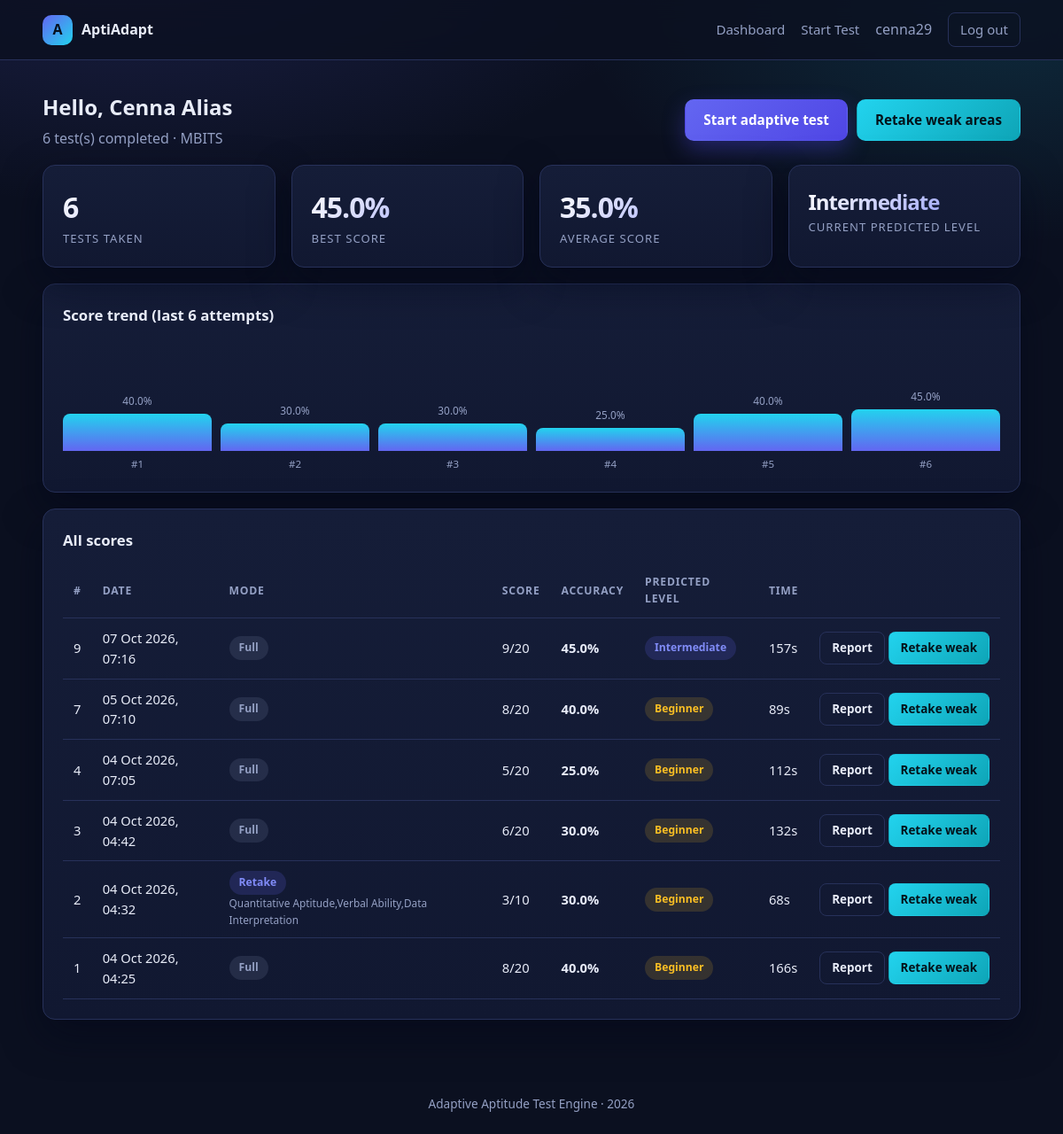
Before: /dashboard (signed in) with the older database file.
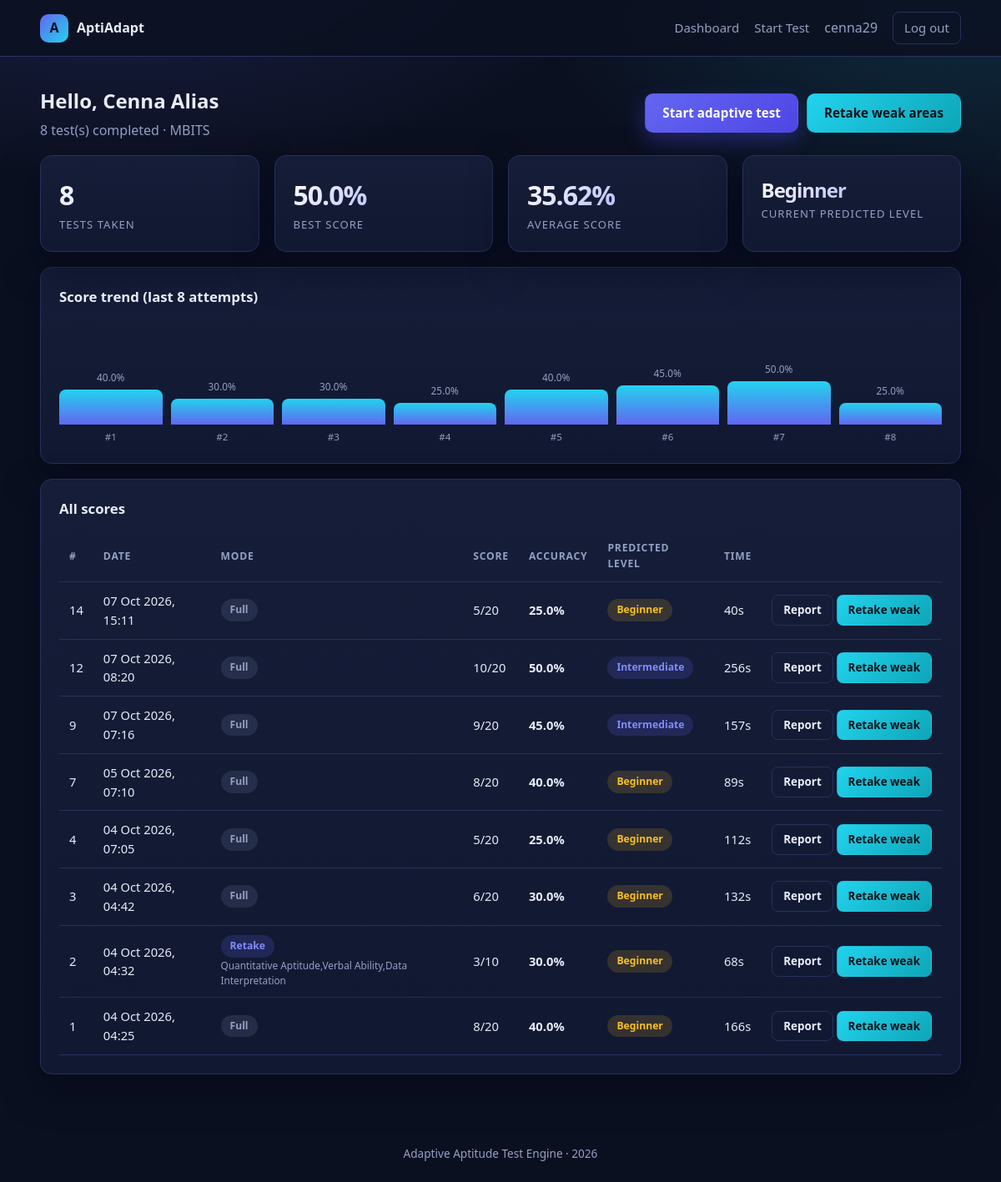
After: the same page with the newer database file.
### models.py (models this page shows, shortened)
class User(db.Model):
    __tablename__ = "users"
    id = db.Column(db.Integer, primary_key=True)
    username = db.Column(db.String(64), unique=True, nullable=False)
    email = db.Column(db.String(120), unique=True, nullable=False)
    full_name = db.Column(db.String(120))
    college = db.Column(db.String(160))
    password_hash = db.Column(db.String(255), nullable=False)
    is_admin = db.Column(db.Boolean, default=False, nullable=False)
    created_at = db.Column(db.DateTime, default=datetime.utcnow)
    attempts = db.relationship("TestAttempt", backref="user", lazy=True,
                               cascade="all, delete-orphan")
    @property
    def completed_attempts(self):
        return [a for a in self.attempts if a.completed]
    @property
    def best_score(self):
        return max((a.percentage for a in self.completed_attempts), default=0.0)
    @property
    def avg_score(self):
        done = self.completed_attempts
        return round(sum(a.percentage for a in done) / len(done), 2) if done else 0.0

class TestAttempt(db.Model):
    __tablename__ = "test_attempts"
    id = db.Column(db.Integer, primary_key=True)
    user_id = db.Column(db.Integer, db.ForeignKey("users.id"), nullable=False, index=True)
    mode = db.Column(db.String(20), default="full")        # full | retake
    focus_topics = db.Column(db.String(255))               # comma separated, retake mode
    total_questions = db.Column(db.Integer, default=0)
    correct_answers = db.Column(db.Integer, default=0)
    percentage = db.Column(db.Float, default=0.0)
    predicted_level = db.Column(db.String(20))
    level_confidence = db.Column(db.Float)
    time_taken = db.Column(db.Integer, default=0)          # seconds
    completed = db.Column(db.Boolean, default=False)
    started_at = db.Column(db.DateTime, default=india_time)
    finished_at = db.Column(db.DateTime)
    answers = db.relationship("Answer", backref="attempt", lazy=True,
                              cascade="all, delete-orphan", order_by="Answer.sequence")
    def topic_breakdown(self):
        stats = {}
        for a in self.answers:
            s = stats.setdefault(a.topic, {"total": 0, "correct": 0})
            s["total"] += 1
            s["correct"] += 1 if a.is_correct else 0
        for s in stats.values():
            s["accuracy"] = round(s["correct"] * 100 / s["total"], 2) if s["total"] else 0.0
        return stats
    def weak_topics(self, threshold=60.0):
        return [t for t, s in self.topic_breakdown().items() if s["accuracy"] < threshold]

### app.py (the view)
@app.route("/dashboard")
@login_required
def dashboard():
    u = current_user()
    if u.is_admin:
        return redirect(url_for("admin_dashboard"))
    attempts = sorted(u.completed_attempts, key=lambda a: a.finished_at or a.started_at, reverse=True)
    topic_totals = aggregate_topics(attempts)
    weak = sorted([t for t, d in topic_totals.items()
                   if d["accuracy"] < app.config["WEAK_TOPIC_THRESHOLD"]],
                  key=lambda t: topic_totals[t]["accuracy"])
    trend = [{"label": f"#{i + 1}", "value": a.percentage}
             for i, a in enumerate(reversed(attempts))][-10:]
    return render_template("dashboard.html", attempts=attempts, topic_totals=topic_totals,
                           weak=weak, trend=trend, latest=attempts[0] if attempts else None)

### app.py (called while the page is built)
def india_time():
    return datetime.now(ZoneInfo("Asia/Kolkata")).replace(tzinfo=None)

def current_user():
    uid = session.get("user_id")
    return db.session.get(User, uid) if uid else None

def login_required(view):
    @wraps(view)
    def wrapper(*a, **kw):
        if not current_user():
            flash("Please log in to continue.", "warning")
            return redirect(url_for("login"))
        return view(*a, **kw)
    return wrapper

def aggregate_topics(attempts):
    totals = {}
    for a in attempts:
        for t, s in a.topic_breakdown().items():
            d = totals.setdefault(t, {"total": 0, "correct": 0})
            d["total"] += s["total"]
            d["correct"] += s["correct"]
    for d in totals.values():
        d["accuracy"] = round(d["correct"] * 100 / d["total"], 2) if d["total"] else 0.0
    return totals

@app.context_processor
def inject_globals():
    return {"user": current_user(), "year": india_time().year}

### templates/dashboard.html (shortened to what this page needs)
{% extends "base.html" %}
{% block body %}
<section class="page container">
  <div class="row-between mb">
    <div>
      <h1 style="margin:0">Hello, {{ user.full_name or user.username }}</h1>
      <p class="muted" style="margin:4px 0 0">{{ attempts|length }} test(s) completed{% if user.college %} &middot; {{ user.college }}{% endif %}</p>
    </div>
    <div style="display:flex;gap:10px;flex-wrap:wrap">
      <a class="btn btn-primary" href="{{ url_for('test_start') }}">Start adaptive test</a>
      {% if latest and weak %}<a class="btn btn-accent" href="{{ url_for('test_retake', attempt_id=latest.id) }}">Retake weak areas</a>{% endif %}
    </div>
  </div>
  <div class="grid grid-4 mb">
    <div class="card"><div class="stat-value">{{ attempts|length }}</div><div class="stat-label">Tests taken</div></div>
    <div class="card"><div class="stat-value">{{ user.best_score }}%</div><div class="stat-label">Best score</div></div>
    <div class="card"><div class="stat-value">{{ user.avg_score }}%</div><div class="stat-label">Average score</div></div>
    <div class="card"><div class="stat-value" style="font-size:1.5rem">{{ latest.predicted_level if latest else '--' }}</div><div class="stat-label">Current predicted level</div></div>
  </div>
  {% if not attempts %}
    <div class="card empty">
      <p>You haven't taken a test yet. Your first attempt builds your topic profile.</p>
      <a class="btn btn-primary" href="{{ url_for('test_start') }}">Take your first test</a>
    </div>
  {% else %}
    <div class="card">
      <h3 class="card-title">Score trend (last {{ trend|length }} attempts)</h3>
      <div class="trend">
        {% for t in trend %}
          <div class="trend-col">
            <span class="muted" style="font-size:.74rem">{{ t.value }}%</span>
            <div class="trend-bar" style="height: {{ (t.value * 1.05)|round(0, 'floor') }}px"></div>
            <span class="trend-label">{{ t.label }}</span>
          </div>
        {% endfor %}
      </div>
    </div>
  <div class="card mt">
    <h3 class="card-title">All scores</h3>
    <div class="table-wrap">
      <table>
        <thead><tr><th>#</th><th>Date</th><th>Mode</th><th>Score</th><th>Accuracy</th><th>Predicted level</th><th>Time</th><th></th></tr></thead>
        <tbody>
        {% for a in attempts %}
          <tr>
            <td>{{ a.id }}</td>
            <td>{{ (a.finished_at or a.started_at).strftime('%d %b %Y, %H:%M') }}</td>
            <td>{% if a.mode == 'retake' %}<span class="badge badge-medium">Retake</span><div class="muted" style="font-size:.74rem">{{ a.focus_topics }}</div>{% else %}<span class="badge badge-muted">Full</span>{% endif %}</td>
            <td>{{ a.correct_answers }}/{{ a.total_questions }}</td>
            <td><b>{{ a.percentage }}%</b></td>
            <td><span class="badge badge-{{ (a.predicted_level or 'muted')|lower }}">{{ a.predicted_level or '-' }}</span></td>
            <td>{{ a.time_taken }}s</td>
            <td style="white-space:nowrap">
              <a class="btn btn-ghost btn-sm" href="{{ url_for('report', attempt_id=a.id) }}">Report</a>
              {% if a.weak_topics() %}<a class="btn btn-accent btn-sm" href="{{ url_for('test_retake', attempt_id=a.id) }}">Retake weak</a>{% endif %}
            </td>
          </tr>
        {% endfor %}
        </tbody>
      </table>
    </div>
  </div>
  {% endif %}
</section>
{% endblock %}

### templates/base.html (shortened to what this page needs)
<!doctype html>
<html lang="en">
<head>
  <link rel="stylesheet" href="{{ url_for('static', filename='css/style.css') }}">
</head>
<body>
<nav class="nav">
  <div class="container nav-inner">
    <a class="brand" href="{{ url_for('home') }}"><span class="brand-mark">A</span> AptiAdapt</a>
    <div class="nav-links">
      {% if user %}
        {% if user.is_admin %}
          <a href="{{ url_for('admin_dashboard') }}">Admin</a>
          <a href="{{ url_for('admin_questions') }}">Questions</a>
        {% else %}
          <a href="{{ url_for('dashboard') }}">Dashboard</a>
          <a href="{{ url_for('test_start') }}">Start Test</a>
        {% endif %}
        <span class="muted">{{ user.username }}</span>
        <a class="btn btn-ghost btn-sm" href="{{ url_for('logout') }}">Log out</a>
      {% else %}
        <a href="{{ url_for('login') }}">Login</a>
        <a href="{{ url_for('admin_login') }}">Admin</a>
        <a class="btn btn-primary btn-sm" href="{{ url_for('register') }}">Register</a>
      {% endif %}
    </div>
  </div>
</nav>
{% block body %}{% endblock %}
<div class="footer">Adaptive Aptitude Test Engine &middot; {{ year }}</div>
</body>
</html>

### static/css/style.css (style rules this page uses)
:root { --bg: #0b1020; --bg-soft: #111831; --surface: #151d38; --surface-2: #1b2444; --border: #27315a; --text: #e8ecf8; --muted: #94a0c4; --primary: #6366f1; --primary-soft: #818cf8; --accent: #22d3ee; --success: #34d399; --warning: #fbbf24; --danger: #f87171; --radius: 14px; --shadow: 0 18px 44px rgba(3, 7, 25, 0.55); }
* { box-sizing: border-box; }
body { margin: 0; font-family: "Segoe UI", Roboto, "Helvetica Neue", Arial, sans-serif; background: radial-gradient(1100px 600px at 12% -10%, rgba(99,102,241,.22), transparent 60%), radial-gradient(900px 500px at 95% 0%, rgba(34,211,238,.14), transparent 55%), var(--bg); color: var(--text); min-height: 100vh; line-height: 1.55; }
a { color: var(--accent); text-decoration: none; }
.container { width: min(1180px, 92vw); margin: 0 auto; }
.nav { position: sticky; top: 0; z-index: 40; backdrop-filter: blur(12px); background: rgba(11,16,32,.82); border-bottom: 1px solid var(--border); }
.nav-inner { display: flex; align-items: center; gap: 22px; padding: 14px 0; }
.brand { display: flex; align-items: center; gap: 10px; font-weight: 700; color: var(--text); }
.brand-mark { width: 34px; height: 34px; border-radius: 10px; display: grid; place-items: center; background: linear-gradient(135deg, var(--primary), var(--accent)); font-weight: 800; color: #06101f; }
.nav-links { display: flex; gap: 18px; margin-left: auto; align-items: center; flex-wrap: wrap; }
.nav-links a { color: var(--muted); font-size: .94rem; font-weight: 500; }
.btn { display: inline-block; border: 1px solid transparent; cursor: pointer; padding: 11px 20px; border-radius: 10px; font-size: .95rem; font-weight: 600; background: var(--surface-2); color: var(--text); transition: transform .12s ease, box-shadow .12s ease; font-family: inherit; }
.btn-primary { background: linear-gradient(135deg, var(--primary), #4f46e5); color: #fff; box-shadow: 0 10px 24px rgba(79,70,229,.35); }
.btn-accent { background: linear-gradient(135deg, var(--accent), #0ea5b7); color: #04121a; }
.btn-ghost { background: transparent; border-color: var(--border); color: var(--text); }
.btn-sm { padding: 7px 13px; font-size: .84rem; border-radius: 8px; }
.card { background: linear-gradient(180deg, var(--surface), var(--bg-soft)); border: 1px solid var(--border); border-radius: var(--radius); padding: 22px; box-shadow: var(--shadow); }
.card-title { margin: 0 0 14px; font-size: 1.05rem; }
.grid { display: grid; gap: 18px; }
.grid-4 { grid-template-columns: repeat(auto-fit, minmax(190px, 1fr)); }
section.page { padding: 34px 0 60px; }
.stat-value { font-size: 2rem; font-weight: 800; letter-spacing: -1px; background: linear-gradient(135deg, #fff, var(--primary-soft)); -webkit-background-clip: text; background-clip: text; color: transparent; }
.stat-label { color: var(--muted); font-size: .82rem; text-transform: uppercase; letter-spacing: 1px; }
table { width: 100%; border-collapse: collapse; font-size: .92rem; }
th, td { padding: 11px 12px; text-align: left; border-bottom: 1px solid var(--border); vertical-align: middle; }
th { color: var(--muted); font-size: .76rem; text-transform: uppercase; letter-spacing: .8px; }
.table-wrap { overflow-x: auto; }
.badge { padding: 4px 11px; border-radius: 999px; font-size: .76rem; font-weight: 700; display: inline-block; }
.badge-easy, .badge-beginner { background: rgba(251,191,36,.15); color: var(--warning); }
.badge-medium, .badge-intermediate { background: rgba(99,102,241,.18); color: var(--primary-soft); }
.badge-muted { background: rgba(148,160,196,.14); color: var(--muted); }
.trend { display: flex; align-items: flex-end; gap: 10px; height: 150px; padding-top: 10px; }
.trend-col { flex: 1; display: flex; flex-direction: column; justify-content: flex-end; align-items: center; gap: 6px; }
.trend-bar { width: 100%; border-radius: 8px 8px 0 0; background: linear-gradient(180deg, var(--accent), var(--primary)); min-height: 4px; }
.trend-label { font-size: .72rem; color: var(--muted); }
.footer { padding: 24px 0; color: var(--muted); font-size: .85rem; text-align: center; }
.muted { color: var(--muted); }
.row-between { display: flex; justify-content: space-between; align-items: center; gap: 14px; flex-wrap: wrap; }
.mt { margin-top: 18px; }
.mb { margin-bottom: 18px; }

Changed rows visible on the page:
added TestAttempt: value "50.0", label "#7", id "12", finished_at "07 Oct 2026, 08:20", mode "Full", correct_answers "10", total_questions "20", percentage "50.0", predicted_level "Intermediate", time_taken "256"
added TestAttempt: value "25.0", label "#8", id "14", finished_at "07 Oct 2026, 15:11", mode "Full", correct_answers "5", total_questions "20", percentage "25.0", predicted_level "Beginner", time_taken "40"
Other visible differences:
{{ attempts|length }}: "6" → "8"
{{ trend|length }}: "6" → "8"
